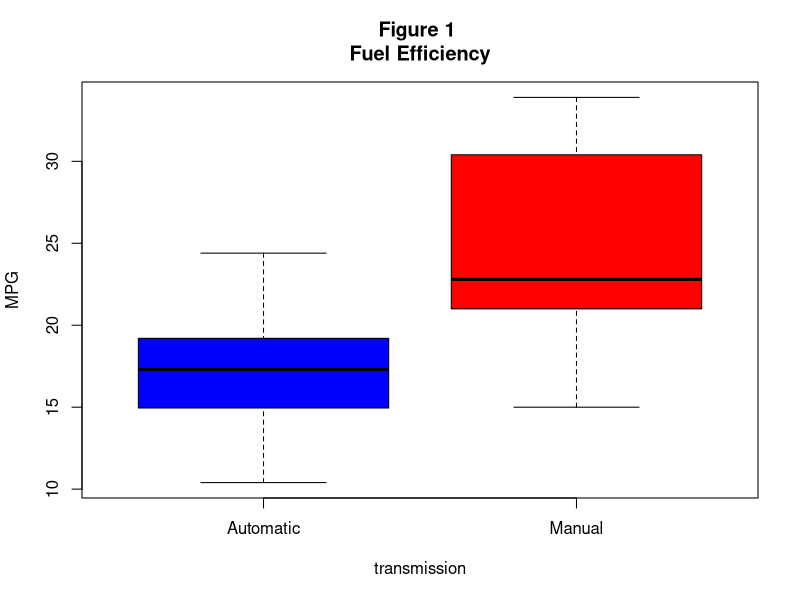
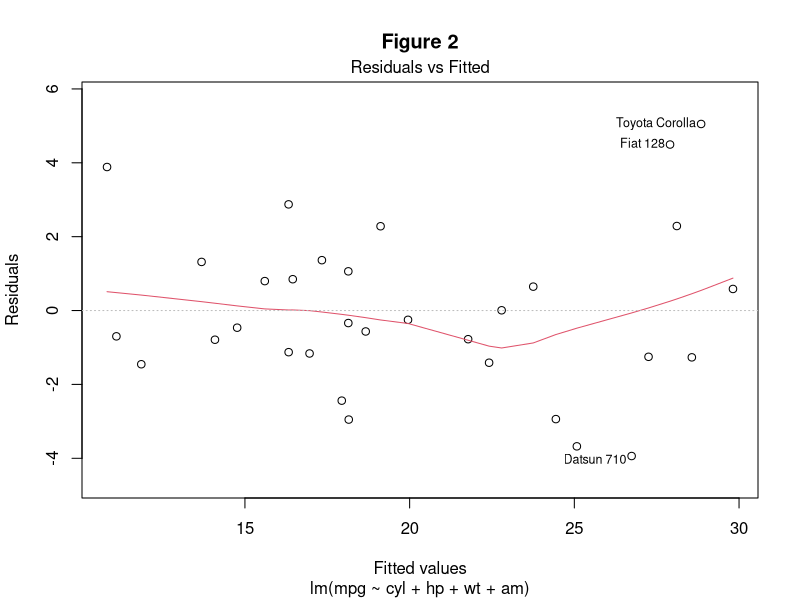
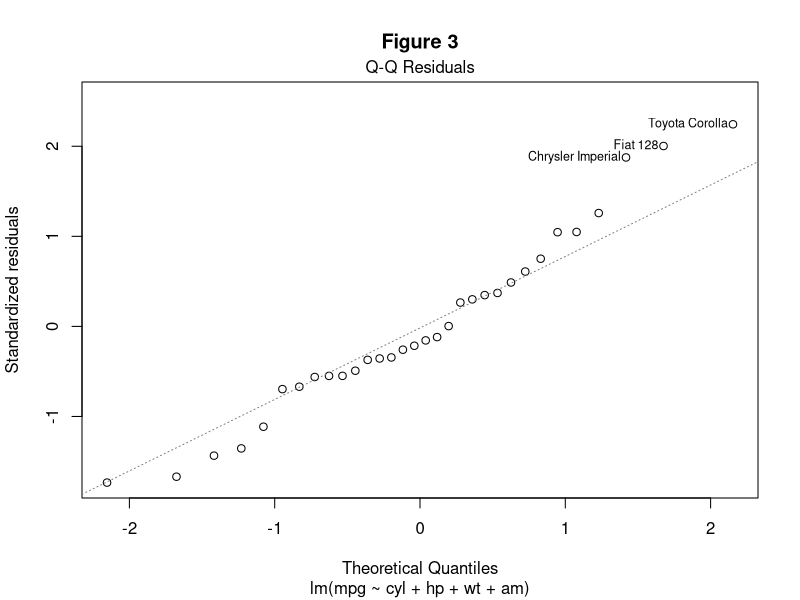

Reproduce these figures in R, in order.
## ---- chunk 1
knitr::opts_chunk$set(echo = TRUE)
library(car)

## ---- chunk 2
data(mtcars)

mtcars$cyl<-relevel(as.factor(mtcars$cyl), ref='8')
mtcars$vs<-relevel(as.factor(mtcars$vs), ref='0')
mtcars$am<-relevel(as.factor(mtcars$am), ref='0',labels=c('Automatic','Manual'))
mtcars$gear<-relevel(as.factor(mtcars$gear), ref='3')
mtcars$carb<-relevel(as.factor(mtcars$carb), ref='2')
## ---- chunk 3
lm1 <- lm(mpg~am,data=mtcars)
summary(lm1)$coef
summary(lm1)$adj.r.squared
## ---- chunk 4
lm2 <- lm(mpg~.,mtcars)
summary(lm2)$adj.r.squared
## ---- chunk 5
vif(lm2)
## ---- chunk 6
lm3 <- step(lm2,direction="both")
## ---- chunk 7
lm3$coefficients
summary(lm3)$adj.r.squared
## ---- chunk 8
summary(lm1)$coef[2]
## ---- chunk 9
summary(lm3)$coef[6]
## ---- chunk 10
boxplot(mpg~am, data=mtcars, main ='Figure 1 \nFuel Efficiency',ylab='MPG',
        xlab="transmission",names=c("Automatic","Manual"),notch=FALSE, col=(c("blue","red")))
## ---- chunk 11
plot(lm3,which=1,main="Figure 2")
plot(lm3,which=2,main="Figure 3")
